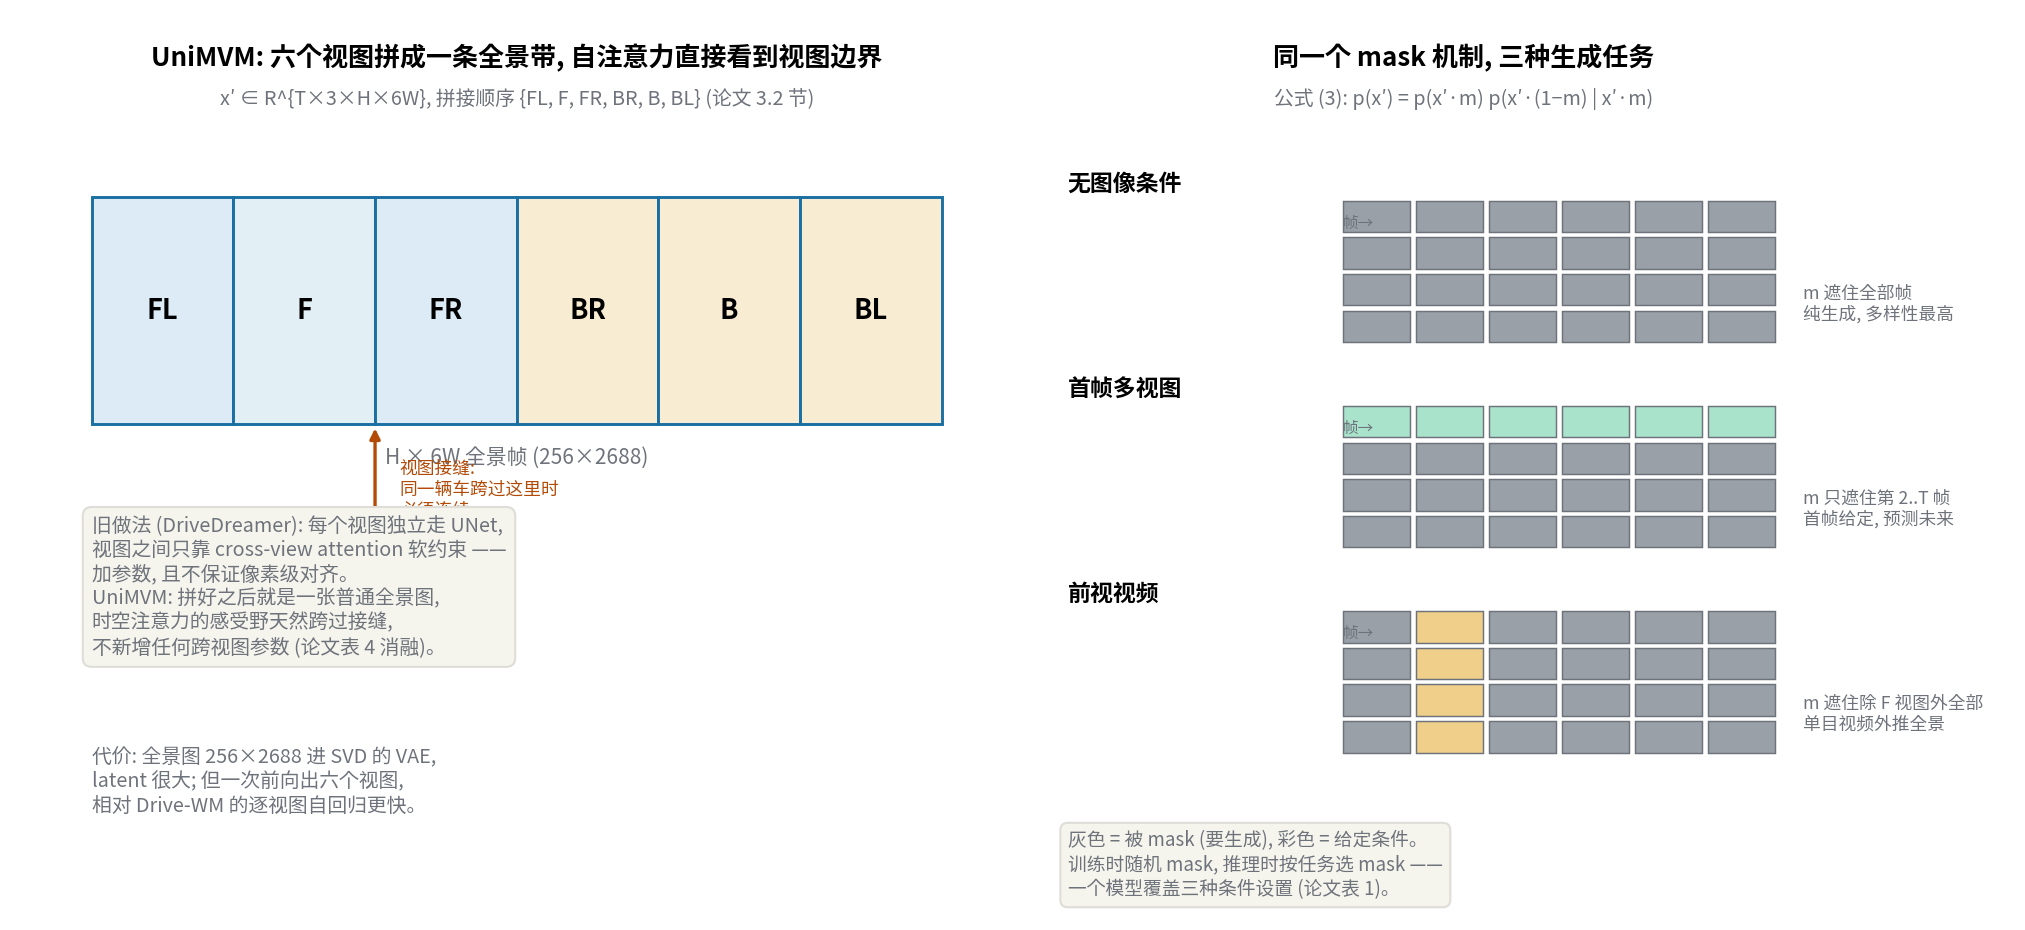

This figure's Python source:
# -*- coding: utf-8 -*-
"""Self-drawn figure: UniMVM panorama + mask-unified generation tasks.

Left: six views {FL, F, FR, BR, B, BL} concatenated in width into one panorama
x' in R^{T x 3 x H x 6W} (paper eq.3, Fig.5). Right: the same mask mechanism
drives three tasks (unconditional / first-frame / front-video).
"""
import matplotlib
matplotlib.use("Agg")
import matplotlib.pyplot as plt
from matplotlib.patches import Rectangle

plt.rcParams["font.family"] = "Noto Sans CJK JP"
plt.rcParams["axes.unicode_minus"] = False

fig, (ax1, ax2) = plt.subplots(1, 2, figsize=(13.5, 6.2),
                               gridspec_kw={"width_ratios": [1.15, 1]})
for ax in (ax1, ax2):
    ax.set_xlim(0, 10); ax.set_ylim(0, 10); ax.axis("off")

ANN = "#6e737b"
VIEWS = ["FL", "F", "FR", "BR", "B", "BL"]
VC = ["#dcebf5", "#e2eff5", "#dcebf5", "#f8ecd2", "#f8ecd2", "#f8ecd2"]

ax1.text(5, 9.5, "UniMVM: 六个视图拼成一条全景带, 自注意力直接看到视图边界",
         ha="center", fontsize=12.5, weight="bold")
ax1.text(5, 9.05, "x′ ∈ R^{T×3×H×6W}, 拼接顺序 {FL, F, FR, BR, B, BL} (论文 3.2 节)",
         ha="center", fontsize=9.5, color=ANN)

# panorama strip
px0, pw, ph = 0.7, 8.6, 2.6
py0 = 5.4
for i, (v, c) in enumerate(zip(VIEWS, VC)):
    x = px0 + i * pw / 6
    ax1.add_patch(Rectangle((x, py0), pw / 6, ph, facecolor=c,
                            edgecolor="#1a6fa3", lw=1.4))
    ax1.text(x + pw / 12, py0 + ph / 2, v, ha="center", va="center",
             fontsize=13, weight="bold")
ax1.text(px0 + pw / 2, py0 - 0.45, "H × 6W 全景帧 (256×2688)", ha="center",
         fontsize=10, color=ANN)
# seam highlight between F and FR
sx = px0 + 2 * pw / 6
ax1.annotate("", xy=(sx, py0), xytext=(sx, py0 - 1.15),
             arrowprops=dict(arrowstyle="-|>", color="#b34a06", lw=1.6))
ax1.text(sx + 0.25, py0 - 0.75, "视图接缝:\n同一辆车跨过这里时\n必须连续",
         ha="left", va="center", fontsize=8.5, color="#b34a06")

ax1.text(0.7, 4.35,
         "旧做法 (DriveDreamer): 每个视图独立走 UNet,\n"
         "视图之间只靠 cross-view attention 软约束 ——\n"
         "加参数, 且不保证像素级对齐。\n"
         "UniMVM: 拼好之后就是一张普通全景图,\n"
         "时空注意力的感受野天然跨过接缝,\n"
         "不新增任何跨视图参数 (论文表 4 消融)。",
         fontsize=9.5, color=ANN, va="top",
         bbox=dict(boxstyle="round,pad=0.45", fc="#f5f4ed", ec="#deddd8"))

ax1.text(0.7, 1.7,
         "代价: 全景图 256×2688 进 SVD 的 VAE,\n"
         "latent 很大; 但一次前向出六个视图,\n"
         "相对 Drive-WM 的逐视图自回归更快。",
         fontsize=9.5, color=ANN, va="top")

# ---- right: mask tasks ----
ax2.text(5, 9.5, "同一个 mask 机制, 三种生成任务",
         ha="center", fontsize=12.5, weight="bold")
ax2.text(5, 9.05, "公式 (3): p(x′) = p(x′·m) p(x′·(1−m) | x′·m)",
         ha="center", fontsize=9.5, color=ANN)

tasks = [
    ("无图像条件", "m 遮住全部帧\n纯生成, 多样性最高", "#b5d8ec"),
    ("首帧多视图", "m 只遮住第 2..T 帧\n首帧给定, 预测未来", "#a9e3cc"),
    ("前视视频", "m 遮住除 F 视图外全部\n单目视频外推全景", "#f0cf8a"),
]
for i, (title, desc, mc) in enumerate(tasks):
    y = 7.6 - i * 2.35
    ax2.text(0.4, y + 0.55, title, fontsize=11, weight="bold", va="center")
    # mini grid: 6 views x 4 frames
    gx0 = 3.6
    for f in range(4):
        for v in range(6):
            masked = (i == 0) or (i == 1 and f > 0) or (i == 2 and v != 1)
            col = "#9aa0a8" if masked else mc
            ec = "#6e737b"
            ax2.add_patch(Rectangle((gx0 + v * 0.85, y - f * 0.42), 0.78, 0.36,
                                    facecolor=col, edgecolor=ec, lw=0.7))
    ax2.text(3.6, y + 0.05, "帧→", fontsize=7.5, color=ANN)
    ax2.text(gx0 + 6 * 0.85 + 0.25, y - 0.6, desc, fontsize=8.5, color=ANN, va="top")

ax2.text(0.4, 0.75,
         "灰色 = 被 mask (要生成), 彩色 = 给定条件。\n"
         "训练时随机 mask, 推理时按任务选 mask ——\n"
         "一个模型覆盖三种条件设置 (论文表 1)。",
         fontsize=9, color=ANN, va="top",
         bbox=dict(boxstyle="round,pad=0.4", fc="#f5f4ed", ec="#deddd8"))

plt.tight_layout()
out = "/home/hatch/workspace/your_files/paper-xray-100/papers/060-WM-drivedreamer-2/fig-unimvm.png"
plt.savefig(out, dpi=150)
print("saved", out)
